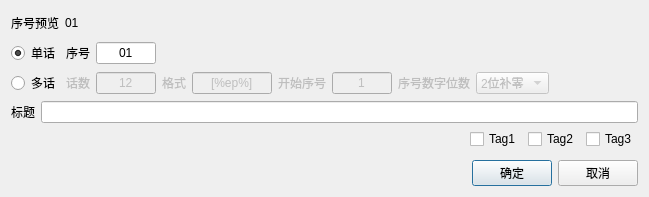
<?xml version="1.0" encoding="UTF-8"?>
<ui version="4.0">
 <class>AnimeEpisodeNewDialog</class>
 <widget class="QDialog" name="AnimeEpisodeNewDialog">
  <property name="geometry">
   <rect>
    <x>0</x>
    <y>0</y>
    <width>649</width>
    <height>197</height>
   </rect>
  </property>
  <property name="windowTitle">
   <string>新增话</string>
  </property>
  <layout class="QVBoxLayout" name="verticalLayout" stretch="0,0,0,0,0,0,0">
   <item>
    <layout class="QHBoxLayout" name="hLayout_EpisodePreview" stretch="0,1">
     <item>
      <widget class="QLabel" name="label_EpisodePreviewText">
       <property name="frameShape">
        <enum>QFrame::NoFrame</enum>
       </property>
       <property name="text">
        <string>序号预览</string>
       </property>
      </widget>
     </item>
     <item>
      <widget class="QLabel" name="label_EpisodePreview">
       <property name="frameShape">
        <enum>QFrame::NoFrame</enum>
       </property>
       <property name="text">
        <string notr="true">01</string>
       </property>
      </widget>
     </item>
    </layout>
   </item>
   <item>
    <layout class="QHBoxLayout" name="hLayout_Episode">
     <item>
      <widget class="QRadioButton" name="radioButton_OneEpisode">
       <property name="text">
        <string>单话</string>
       </property>
       <property name="checked">
        <bool>true</bool>
       </property>
       <attribute name="buttonGroup">
        <string notr="true">buttonGroup_Episode</string>
       </attribute>
      </widget>
     </item>
     <item>
      <widget class="QLabel" name="label_Episode">
       <property name="text">
        <string>序号</string>
       </property>
      </widget>
     </item>
     <item>
      <widget class="QLineEdit" name="lineEdit_Episode">
       <property name="minimumSize">
        <size>
         <width>60</width>
         <height>0</height>
        </size>
       </property>
       <property name="maximumSize">
        <size>
         <width>60</width>
         <height>16777215</height>
        </size>
       </property>
       <property name="text">
        <string notr="true">01</string>
       </property>
       <property name="alignment">
        <set>Qt::AlignCenter</set>
       </property>
       <property name="clearButtonEnabled">
        <bool>false</bool>
       </property>
      </widget>
     </item>
     <item>
      <spacer name="hSpacer_Episode">
       <property name="orientation">
        <enum>Qt::Horizontal</enum>
       </property>
       <property name="sizeHint" stdset="0">
        <size>
         <width>40</width>
         <height>20</height>
        </size>
       </property>
      </spacer>
     </item>
    </layout>
   </item>
   <item>
    <layout class="QHBoxLayout" name="hLayout_MoreEpisode">
     <item>
      <widget class="QRadioButton" name="radioButton_MoreEpisode">
       <property name="text">
        <string>多话</string>
       </property>
       <attribute name="buttonGroup">
        <string notr="true">buttonGroup_Episode</string>
       </attribute>
      </widget>
     </item>
     <item>
      <widget class="QLabel" name="label_EpisodeCount">
       <property name="enabled">
        <bool>false</bool>
       </property>
       <property name="text">
        <string>话数</string>
       </property>
      </widget>
     </item>
     <item>
      <widget class="QLineEdit" name="lineEdit_EpisodeCount">
       <property name="enabled">
        <bool>false</bool>
       </property>
       <property name="minimumSize">
        <size>
         <width>60</width>
         <height>0</height>
        </size>
       </property>
       <property name="maximumSize">
        <size>
         <width>60</width>
         <height>16777215</height>
        </size>
       </property>
       <property name="text">
        <string notr="true">12</string>
       </property>
       <property name="alignment">
        <set>Qt::AlignCenter</set>
       </property>
       <property name="clearButtonEnabled">
        <bool>false</bool>
       </property>
      </widget>
     </item>
     <item>
      <widget class="QLabel" name="label_EpisodeFormat">
       <property name="enabled">
        <bool>false</bool>
       </property>
       <property name="text">
        <string>格式</string>
       </property>
      </widget>
     </item>
     <item>
      <widget class="QLineEdit" name="lineEdit_EpisodeFormat">
       <property name="enabled">
        <bool>false</bool>
       </property>
       <property name="minimumSize">
        <size>
         <width>80</width>
         <height>0</height>
        </size>
       </property>
       <property name="maximumSize">
        <size>
         <width>80</width>
         <height>16777215</height>
        </size>
       </property>
       <property name="toolTip">
        <string>[%ep%]代表序号数字部分</string>
       </property>
       <property name="text">
        <string notr="true">[%ep%]</string>
       </property>
       <property name="alignment">
        <set>Qt::AlignCenter</set>
       </property>
       <property name="clearButtonEnabled">
        <bool>false</bool>
       </property>
      </widget>
     </item>
     <item>
      <widget class="QLabel" name="label_EpisodeBegin">
       <property name="enabled">
        <bool>false</bool>
       </property>
       <property name="text">
        <string>开始序号</string>
       </property>
      </widget>
     </item>
     <item>
      <widget class="QLineEdit" name="lineEdit_EpisodeBegin">
       <property name="enabled">
        <bool>false</bool>
       </property>
       <property name="minimumSize">
        <size>
         <width>60</width>
         <height>0</height>
        </size>
       </property>
       <property name="maximumSize">
        <size>
         <width>60</width>
         <height>16777215</height>
        </size>
       </property>
       <property name="text">
        <string notr="true">1</string>
       </property>
       <property name="alignment">
        <set>Qt::AlignCenter</set>
       </property>
       <property name="clearButtonEnabled">
        <bool>false</bool>
       </property>
      </widget>
     </item>
     <item>
      <widget class="QLabel" name="label_EpisodeFillZeroNum">
       <property name="enabled">
        <bool>false</bool>
       </property>
       <property name="text">
        <string>序号数字位数</string>
       </property>
      </widget>
     </item>
     <item>
      <widget class="QComboBox" name="comboBox_EpisodeFillZeroNum">
       <property name="enabled">
        <bool>false</bool>
       </property>
       <property name="currentIndex">
        <number>1</number>
       </property>
       <item>
        <property name="text">
         <string>不补零</string>
        </property>
       </item>
       <item>
        <property name="text">
         <string>2位补零</string>
        </property>
       </item>
       <item>
        <property name="text">
         <string>3位补零</string>
        </property>
       </item>
       <item>
        <property name="text">
         <string>4位补零</string>
        </property>
       </item>
      </widget>
     </item>
     <item>
      <spacer name="hSpacer_MoreEpisode">
       <property name="orientation">
        <enum>Qt::Horizontal</enum>
       </property>
       <property name="sizeHint" stdset="0">
        <size>
         <width>40</width>
         <height>20</height>
        </size>
       </property>
      </spacer>
     </item>
    </layout>
   </item>
   <item>
    <layout class="QHBoxLayout" name="hLayout_Title">
     <item>
      <widget class="QLabel" name="label_Title">
       <property name="text">
        <string>标题</string>
       </property>
      </widget>
     </item>
     <item>
      <widget class="QLineEdit" name="lineEdit_Title">
       <property name="clearButtonEnabled">
        <bool>true</bool>
       </property>
      </widget>
     </item>
    </layout>
   </item>
   <item>
    <layout class="QHBoxLayout" name="hLayout_ABC">
     <item>
      <spacer name="hSpacer_ABC">
       <property name="orientation">
        <enum>Qt::Horizontal</enum>
       </property>
       <property name="sizeHint" stdset="0">
        <size>
         <width>40</width>
         <height>20</height>
        </size>
       </property>
      </spacer>
     </item>
     <item>
      <widget class="QCheckBox" name="checkBox_Tag1">
       <property name="text">
        <string>Tag1</string>
       </property>
      </widget>
     </item>
     <item>
      <widget class="QCheckBox" name="checkBox_Tag2">
       <property name="text">
        <string>Tag2</string>
       </property>
      </widget>
     </item>
     <item>
      <widget class="QCheckBox" name="checkBox_Tag3">
       <property name="text">
        <string>Tag3</string>
       </property>
      </widget>
     </item>
    </layout>
   </item>
   <item>
    <spacer name="verticalSpacer">
     <property name="orientation">
      <enum>Qt::Vertical</enum>
     </property>
     <property name="sizeType">
      <enum>QSizePolicy::Fixed</enum>
     </property>
     <property name="sizeHint" stdset="0">
      <size>
       <width>20</width>
       <height>5</height>
      </size>
     </property>
    </spacer>
   </item>
   <item>
    <layout class="QHBoxLayout" name="hLayout_OkCancel">
     <item>
      <spacer name="hSpacer_OkCancel">
       <property name="orientation">
        <enum>Qt::Horizontal</enum>
       </property>
       <property name="sizeHint" stdset="0">
        <size>
         <width>40</width>
         <height>20</height>
        </size>
       </property>
      </spacer>
     </item>
     <item>
      <widget class="QPushButton" name="pushButton_Ok">
       <property name="text">
        <string>确定</string>
       </property>
      </widget>
     </item>
     <item>
      <widget class="QPushButton" name="pushButton_Cancel">
       <property name="text">
        <string>取消</string>
       </property>
      </widget>
     </item>
    </layout>
   </item>
  </layout>
 </widget>
 <resources/>
 <connections/>
 <buttongroups>
  <buttongroup name="buttonGroup_Episode"/>
 </buttongroups>
</ui>
